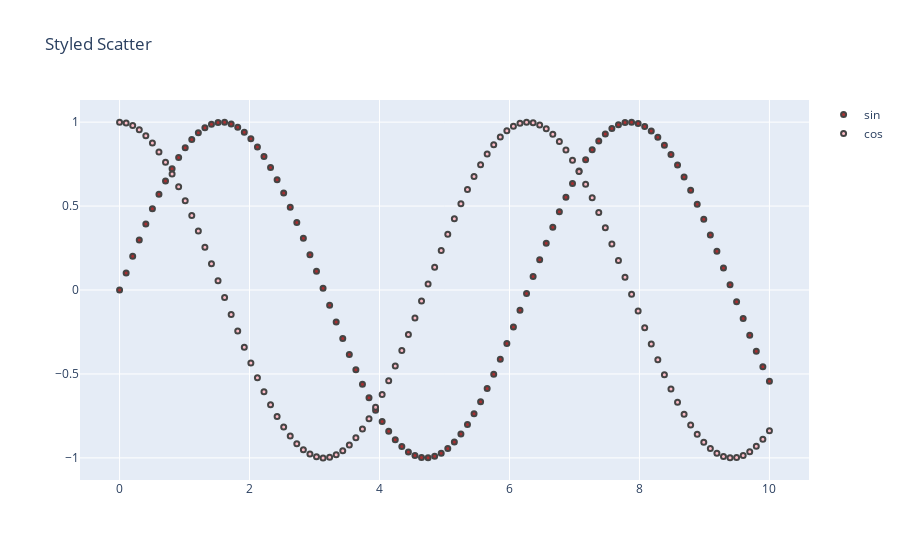

Notebook source saved alongside this figure:
### Code cell
t = np.linspace(0, 10, 100)

fig = go.Figure()

# adding custom formatting to scatter

fig.add_trace(go.Scatter(
    x=t, y=np.sin(t),
    name='sin',
    marker_color='rgba(152, 0, 0, .8)'
))

fig.add_trace(go.Scatter(
    x=t, y=np.cos(t),
    name='cos',
    marker_color='rgba(255, 182, 193, .9)'
))

# Set options common to all traces with fig.update_traces
fig.update_traces(mode='markers', marker_line_width=2, marker_size=5)
fig.update_layout(title='Styled Scatter',
                  yaxis_zeroline=False, 
                  xaxis_zeroline=False)


fig.show()
